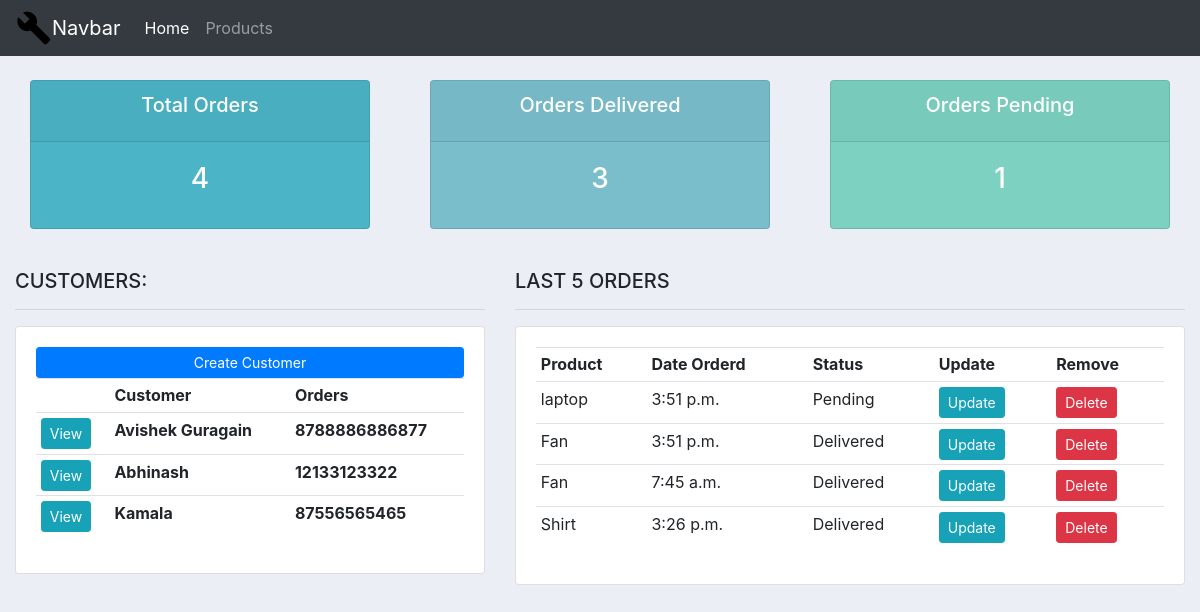
Before: / with the older database file.
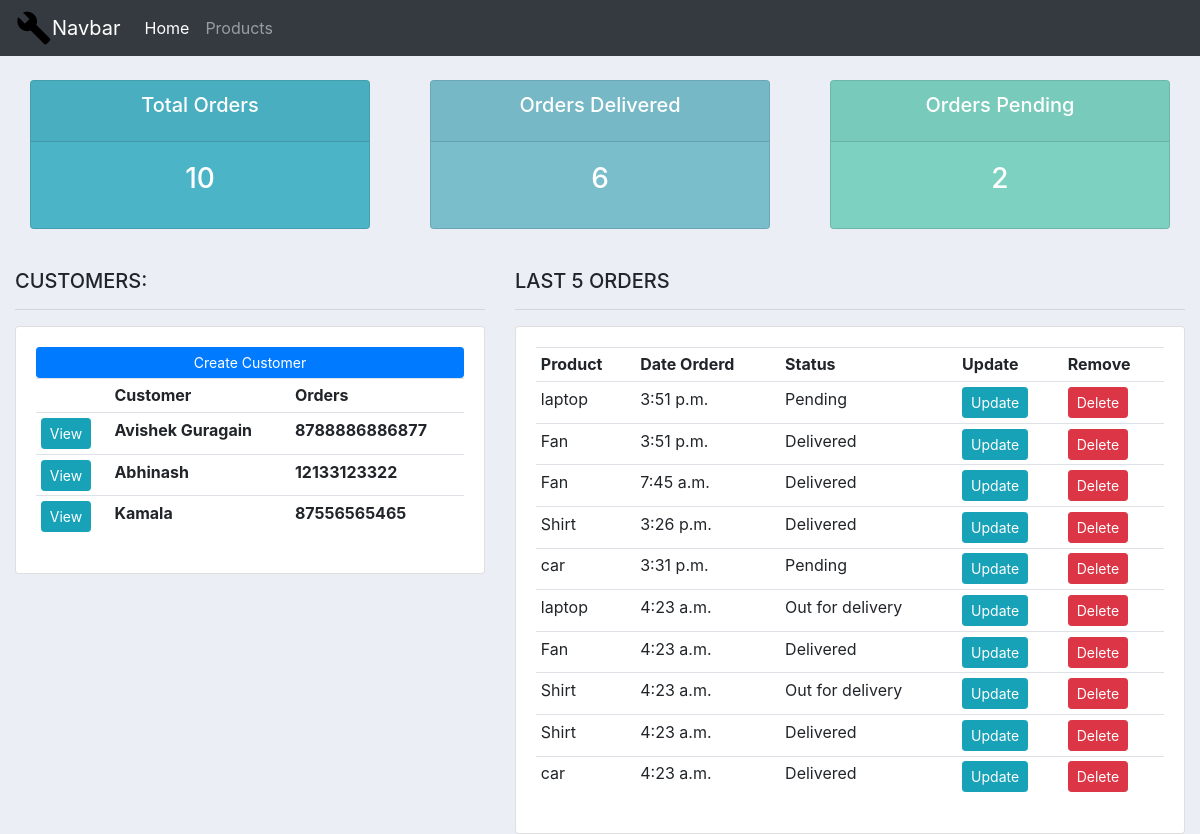
After: the same page with the newer database file.
### system/models.py (models this page shows, shortened)
class customer(models.Model):
    name=models.CharField(max_length=100,null=True)
    phone=models.CharField(max_length=100,null=True)
    email=models.CharField(max_length=100,null=True)
    date_created=models.TimeField(auto_now_add=True,null=True)

class Order(models.Model):
    STATUS=(
        ('Pending','Pending'),
        ('Out for delivery','Out for delivery'),
        ('Delivered','Delivered'),
    )
    Customer=models.ForeignKey(customer,null=True,on_delete=models.SET_NULL)
    Products=models.ForeignKey(product,null=True,on_delete=models.SET_NULL)
    Status=models.CharField(max_length=100,null=True,choices=STATUS)
    date_created=models.TimeField(auto_now_add=True,null=True)
    note=models.CharField(max_length=1000,null=True)

class product(models.Model):
    CATEGORY=(
        ('Indoor','Indoor'),
        ('Outdoor','Outdoor'),
    )
    name=models.CharField(max_length=100,null=True)
    price=models.FloatField()
    category=models.CharField(max_length=100,null=True,choices=CATEGORY)
    description=models.CharField(max_length=200,null=True,blank=True)
    date_created=models.TimeField(auto_now_add=True,null=True)
    tags=models.ManyToManyField(Tag)
    def __str__(self):
        return self.name

### system/views.py (the view)
# urls.py: path('',views.home, name='home'),
def home(request):
    order = Order.objects.all()
    Customers = customer.objects.all()
    total_customers = Customers.count()
    total_orders = order.count()
    deliverd = order.filter(Status='Delivered').count()
    pending = order.filter(Status='Pending').count()
    content = {'customers': Customers,
               'orders': order,
               'tot_cust': total_customers,
               'tot_orders': total_orders,
               'delivered': deliverd,
               'pending': pending
               }
    return render(request, 'system/Dashboard.html', content)

### system/templates/system/Dashboard.html
{% extends 'system/base.html' %}
{% block home_active %}active
{% endblock home_active %}
{% block body %}
{% include 'system/status.html' %}
<br>
<div class="row">
	<div class="col-md-5">
		<h5>CUSTOMERS:</h5>
		<hr>
		<div class="card card-body">
			<a class="btn btn-primary  btn-sm btn-block" href="">Create Customer</a>
			<table class="table table-sm">
				<tr>
					<th></th>
					<th>Customer</th>
					<th>Orders</th>
				</tr>
				{%for i in customers%}
				<tr>
					<th><a href="{% url 'customers' i.id%} " class="btn btn-sm btn-info">View</a></th>
					<th>{{i.name}}</th>
					<th>{{i.phone}}</th>
				</tr>
				{%endfor%}
			</table>
		</div>
	</div>
	<div class="col-md-7">
		<h5>LAST 5 ORDERS</h5>
		<hr>
		<div class="card card-body">
			<table class="table table-sm">
				<tr>
					<th>Product</th>
					<th>Date Orderd</th>
					<th>Status</th>
					<th>Update</th>
					<th>Remove</th>
				</tr>
				{% for order in orders %}
					<tr>
						<td>{{order.Products}}</td>
						<td>{{order.date_created}}</td>
						<td>{{order.Status}}</td>
						<td><a href="{%url 'update_order' order.id%}" class="btn btn-sm btn-info">Update</a></td>
						<td><a href="{%url 'delete_order' order.id%}" class="btn btn-sm btn-danger">Delete</a></td>
					</tr>
				{% endfor %}
			</table>
		</div>
	</div>
</div>
{% endblock body %}

### system/templates/system/base.html (shortened to what this page needs)
{% load static %}
<!DOCTYPE html>
<html lang="en">
<head>
  <link rel="stylesheet" href="https://stackpath.bootstrapcdn.com/bootstrap/4.5.2/css/bootstrap.min.css"
>
  <link rel='stylesheet' type='text/css' href='{% static '/css/main.css'%}'>
</head>
<body>
  <nav class="navbar navbar-expand-lg navbar-dark bg-dark">
<img src='{% static 'images/logo.png'%}'>
  <a class="navbar-brand" href="/">Navbar</a>
  <div class="collapse navbar-collapse" id="navbarSupportedContent">
    <ul class="navbar-nav mr-auto">
      <li class="nav-item {% block home_active %}
      {% endblock home_active %}">
        <a class="nav-link" href="/">Home </a>
      </li>
      <li class="nav-item {% block product_active %}
      {% endblock product_active %}">
        <a class="nav-link" href="/products">Products </a>
      </li>
  </div>
</nav>
  <div class="container-fluid">
  {% block body %}{% endblock body %}
</div>
</body>
</html>

### system/templates/system/status.html
<br>
<div class="row">
	<div class="col">
		<div class="col-md">
			<div class="card text-center text-white  mb-3" id="total-orders">
			  	<div class="card-header">
			  		<h5 class="card-title">Total Orders</h5>
			  	</div>
			  	<div class="card-body">
			    	<h3 class="card-title">{{tot_orders}}</h3>
			  	</div>
			</div>
		</div>
	</div>
	<div class="col">
		<div class="col-md">
			<div class="card text-center text-white  mb-3" id="orders-delivered">
			  	<div class="card-header">
			  		<h5 class="card-title">Orders Delivered</h5>
			  	</div>
			  	<div class="card-body">
			    	<h3 class="card-title">{{delivered}}</h3>
			  	</div>
			</div>
		</div>
	</div>
	<div class="col">
		<div class="col-md">
			<div class="card text-center text-white  mb-3" id="orders-pending">
			  	<div class="card-header">
			  		<h5 class="card-title">Orders Pending</h5>
			  	</div>
			  	<div class="card-body">
			    	<h3 class="card-title">{{pending}}</h3>
			  	</div>
			</div>
		</div>
	</div>
</div>

### static/css/main.css (style rules this page uses)
body { background-color: #ebeff5; }
#total-orders { background-color: #4cb4c7; }
#orders-delivered { background-color: #7abecc; }
#orders-pending { background-color: #7CD1C0; }

Changed rows visible on the page:
added Order: Products "car", date_created "3:31 p.m.", Status "Pending"
added Order: Products "laptop", date_created "4:23 a.m.", Status "Out for delivery"
added Order: Products "Fan", date_created "4:23 a.m.", Status "Delivered"
added Order: Products "Shirt", date_created "4:23 a.m.", Status "Out for delivery"
added Order: Products "Shirt", date_created "4:23 a.m.", Status "Delivered"
added Order: Products "car", date_created "4:23 a.m.", Status "Delivered"
Other visible differences:
{{ tot_orders }}: "4" → "10"
{{ delivered }}: "3" → "6"
{{ pending }}: "1" → "2"
